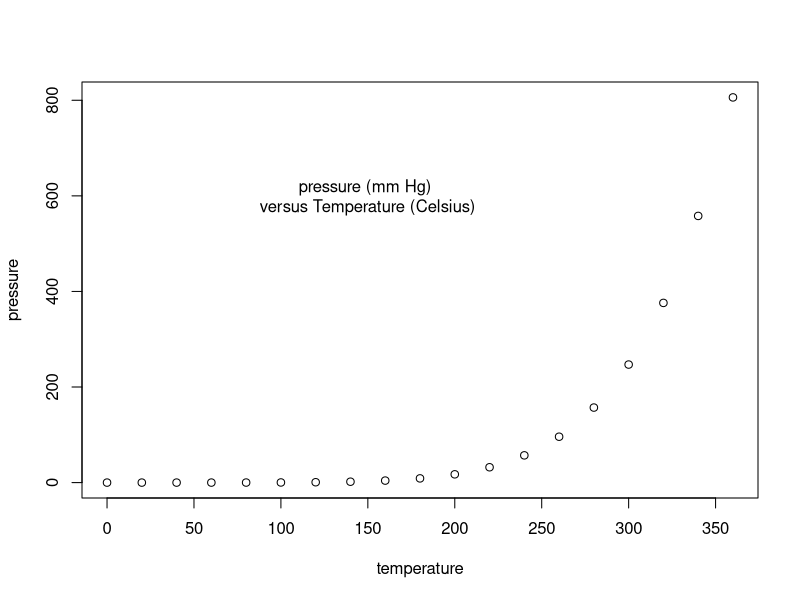
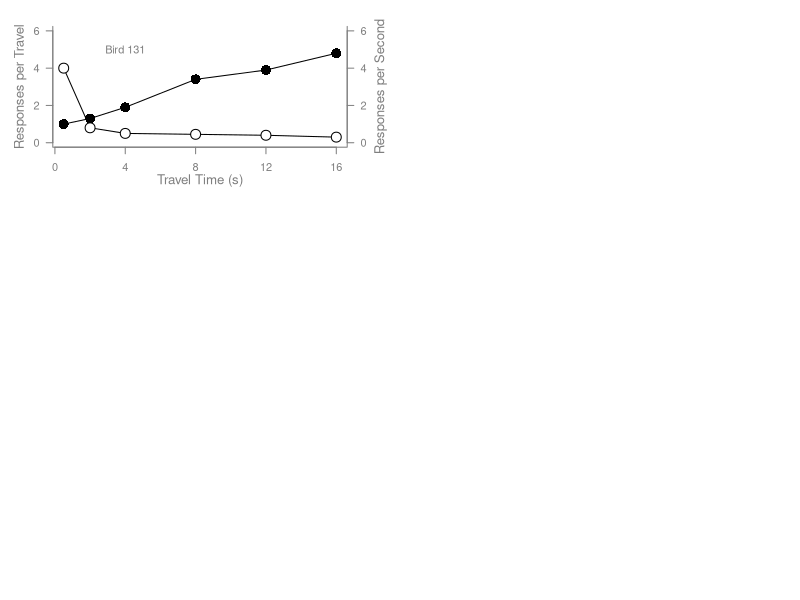

Write the R code that produced these figures, in order.
## ---- chunk 1
plot(pressure)+
text(150, 600, labels = "pressure (mm Hg) \nversus Temperature (Celsius)")
## ---- chunk 2

{
  # scatter plot
  par(mfrow=c(3, 2))
  x <- c(0.5, 2, 4, 8, 12, 16)
  y1 <- c(1, 1.3, 1.9, 3.4, 3.9, 4.8)
  y2 <- c(4, .8, .5, .45, .4, .3)
  par(las=1, mar=c(4, 4, 2, 4))
  plot.new()
  plot.window(range(x), c(0, 6))
  lines(x, y1)
  lines(x, y2)
  points(x, y1, pch=16, cex=2)
  points(x, y2, pch=21, bg="white", cex=2)
  par(col="grey50", fg="grey50", col.axis="grey50")
  axis(1, at=seq(0, 16, 4))
  axis(2, at=seq(0, 6, 2))
  axis(4, at=seq(0, 6, 2))
  box(bty="u")
  mtext("Travel Time (s)", side=1, line=2, cex=0.8)
  mtext("Responses per Travel", side=2, line=2, las=0, cex=0.8)
  mtext("Responses per Second", side=4, line=2, las=0, cex=0.8)
  text(4, 5, "Bird 131")
  par(mar=c(5.1, 4.1, 4.1, 2.1), col="black", fg="black", col.axis="black")
}
